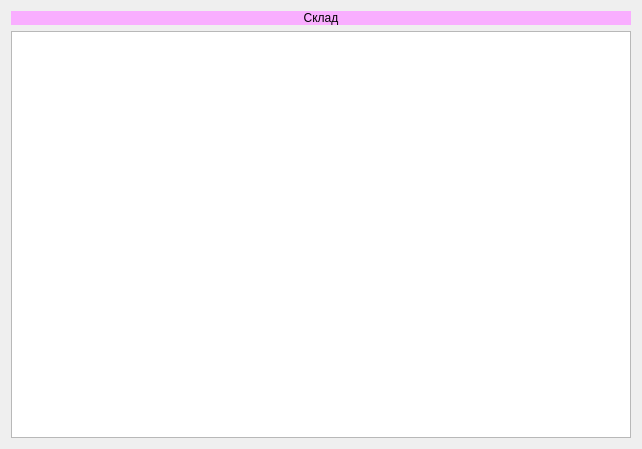
<?xml version="1.0" encoding="UTF-8"?>
<ui version="4.0">
 <class>Dialog</class>
 <widget class="QDialog" name="Dialog">
  <property name="geometry">
   <rect>
    <x>0</x>
    <y>0</y>
    <width>642</width>
    <height>449</height>
   </rect>
  </property>
  <property name="windowTitle">
   <string>Dialog</string>
  </property>
  <property name="styleSheet">
   <string notr="true">font: 10pt &quot;Comic Sans MS&quot;;</string>
  </property>
  <layout class="QVBoxLayout" name="verticalLayout_2">
   <item>
    <layout class="QVBoxLayout" name="table_client">
     <item>
      <widget class="QLabel" name="label">
       <property name="styleSheet">
        <string notr="true">background-color: rgb(249, 174, 255);</string>
       </property>
       <property name="text">
        <string>Склад</string>
       </property>
       <property name="alignment">
        <set>Qt::AlignCenter</set>
       </property>
      </widget>
     </item>
     <item>
      <widget class="QTableView" name="tableView"/>
     </item>
    </layout>
   </item>
  </layout>
 </widget>
 <resources/>
 <connections/>
</ui>
